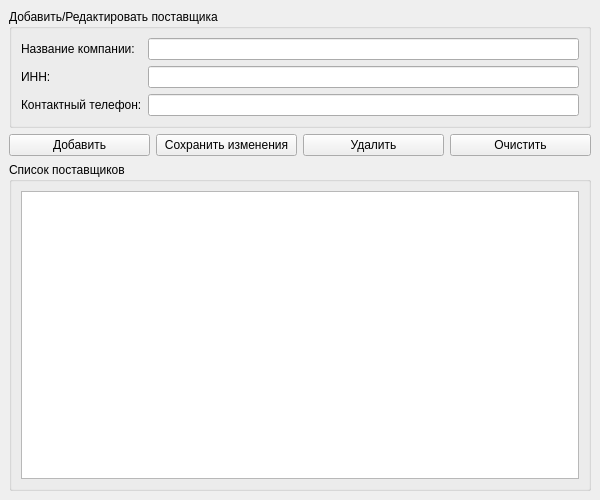
<?xml version="1.0" encoding="UTF-8"?>
<ui version="4.0">
 <class>SupplierManagerWindow</class>
 <widget class="QMainWindow" name="SupplierManagerWindow">
  <property name="geometry">
   <rect>
    <x>0</x>
    <y>0</y>
    <width>600</width>
    <height>500</height>
   </rect>
  </property>
  <property name="windowTitle">
   <string>Управление поставщиками</string>
  </property>
  <widget class="QWidget" name="centralwidget">
   <layout class="QVBoxLayout" name="verticalLayout">
    <item>
     <widget class="QGroupBox" name="groupBox">
      <property name="title">
       <string>Добавить/Редактировать поставщика</string>
      </property>
      <layout class="QFormLayout" name="formLayout">
       <item row="0" column="0">
        <widget class="QLabel" name="label">
         <property name="text">
          <string>Название компании:</string>
         </property>
        </widget>
       </item>
       <item row="0" column="1">
        <widget class="QLineEdit" name="company_name_edit"/>
       </item>
       <item row="1" column="0">
        <widget class="QLabel" name="label_2">
         <property name="text">
          <string>ИНН:</string>
         </property>
        </widget>
       </item>
       <item row="1" column="1">
        <widget class="QLineEdit" name="inn_edit"/>
       </item>
       <item row="2" column="0">
        <widget class="QLabel" name="label_3">
         <property name="text">
          <string>Контактный телефон:</string>
         </property>
        </widget>
       </item>
       <item row="2" column="1">
        <widget class="QLineEdit" name="phone_edit"/>
       </item>
      </layout>
     </widget>
    </item>
    <item>
     <layout class="QHBoxLayout" name="horizontalLayout">
      <item>
       <widget class="QPushButton" name="add_button">
        <property name="text">
         <string>Добавить</string>
        </property>
       </widget>
      </item>
      <item>
       <widget class="QPushButton" name="edit_button">
        <property name="text">
         <string>Сохранить изменения</string>
        </property>
       </widget>
      </item>
      <item>
       <widget class="QPushButton" name="delete_button">
        <property name="text">
         <string>Удалить</string>
        </property>
       </widget>
      </item>
      <item>
       <widget class="QPushButton" name="clear_button">
        <property name="text">
         <string>Очистить</string>
        </property>
       </widget>
      </item>
     </layout>
    </item>
    <item>
     <widget class="QGroupBox" name="groupBox_2">
      <property name="title">
       <string>Список поставщиков</string>
      </property>
      <layout class="QVBoxLayout" name="verticalLayout_2">
       <item>
        <widget class="QTableWidget" name="suppliers_table"/>
       </item>
      </layout>
     </widget>
    </item>
   </layout>
  </widget>
 </widget>
 <resources/>
 <connections/>
</ui>
